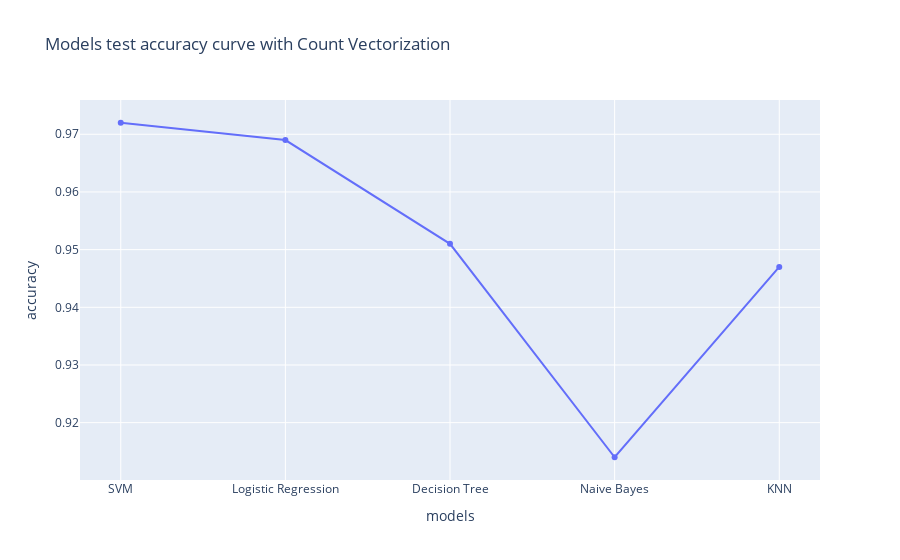

Notebook cell for this chart:
### Code cell
px.line(x=y_data,y=x_data,title="Models test accuracy curve with Count Vectorization",labels={'x':'models','y':'accuracy'},markers='o')

### Figure 1 — Plotly figure (JSON) as saved in the notebook; plotly's stock layout.template omitted (floating-point values rounded to 4 significant figures)
{"data": [{"hovertemplate": "models=%{x}<br>accuracy=%{y}<extra></extra>", "legendgroup": "", "line": {"color": "#636efa", "dash": "solid"}, "marker": {"symbol": "circle"}, "mode": "lines+markers", "name": "", "orientation": "v", "showlegend": false, "type": "scatter", "x": ["SVM", "Logistic Regression", "Decision Tree", "Naive Bayes", "KNN"], "xaxis": "x", "y": [0.972, 0.969, 0.951, 0.914, 0.947], "yaxis": "y"}], "layout": {"legend": {"tracegroupgap": 0}, "title": {"text": "Models test accuracy curve with Count Vectorization"}, "xaxis": {"anchor": "y", "domain": [0, 1], "title": {"text": "models"}}, "yaxis": {"anchor": "x", "domain": [0, 1], "title": {"text": "accuracy"}}}}
